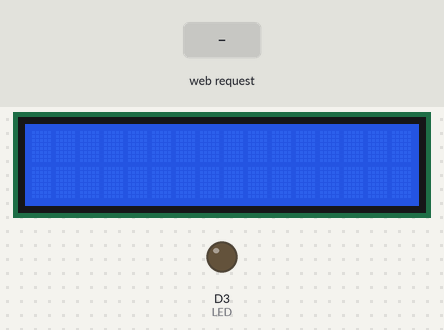
This sketch was run on a simulated ESP8266 (NodeMCU). On the bench: 16×2 character LCD, output pins drawn as LEDs (lit = HIGH). The test bench sets the inputs (shaded band). WiFi joins after 1.5 s; servers stay silent unless stated; what the sketch prints to the serial monitor is not drawn.

Above: at 2.7 s.
2.8 s: HTTP request GET /LED=ON received
At 3.9 s:
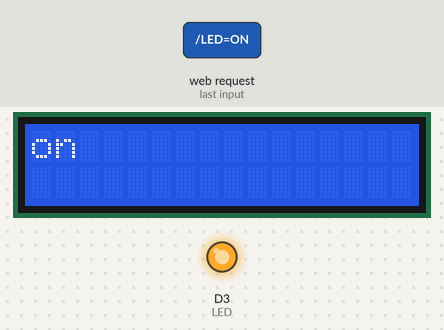
5.0 s: HTTP request GET /LED=OFF received
At 6.7 s:
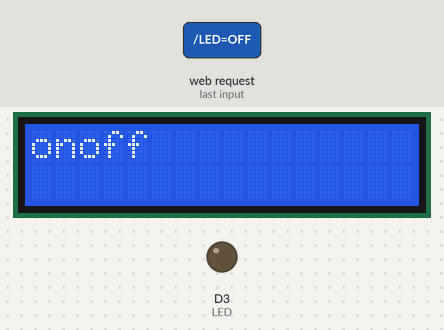
7.0 s: HTTP request GET /LED=ON received
At 8.5 s:
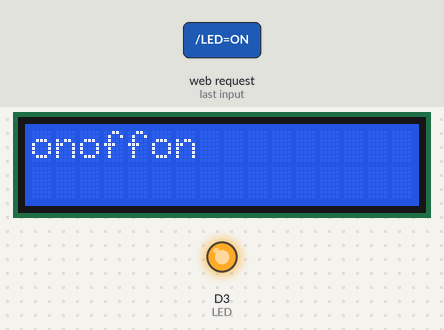
9.0 s: HTTP request GET /LED=OFF received
At 10.2 s:
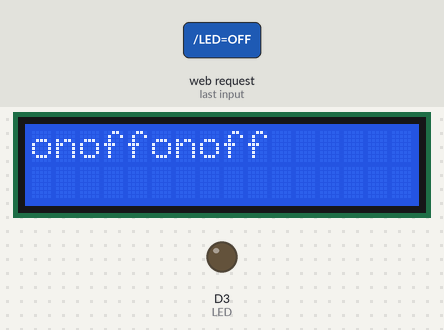
11.0 s: HTTP request GET /LED=ON received
At 11.9 s:
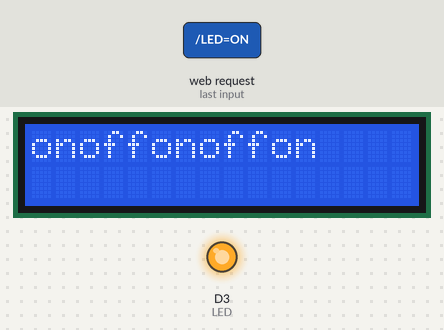
13.0 s: HTTP request GET /LED=OFF received
At 14.8 s:
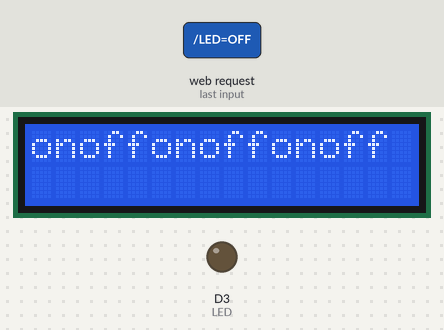
Timing chart, 0 to 16.0 s (numbered marks = the images above; inputs shaded):
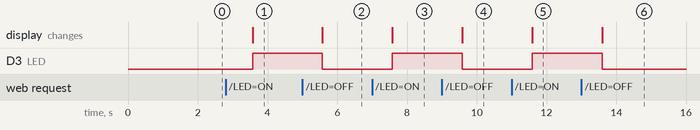

The sketch:

node_mcu_app_led.ino
```cpp
#include <ESP8266WiFi.h>
#include <LiquidCrystal.h>
int COUNT=0;
const int rs = D1, en = D2, d4 = D4, d5 = D5, d6 = D6, d7 = D7,LED=D3;
LiquidCrystal lcd(rs, en, d4, d5, d6, d7);
const char* ssid = "Pantech Thillainagar";    //  Your Wi-Fi Name
const char* password = "pantechtry";   // Wi-Fi Password
int inputLength = 0;
char inputArray[31];

WiFiServer server(80); // server 80 used for Input-Output purpose

 void setup()
{
  pinMode(LED,OUTPUT);
  Serial.begin(115200); //Default Baudrate
  lcd.begin(16, 2);

  Serial.print("Connecting to the Newtork");
  WiFi.begin(ssid, password);  //connect to wifi

    while (WiFi.status() != WL_CONNECTED)
    {
    delay(500);
    Serial.print(".");
  }
  Serial.println("WiFi connected");
  server.begin();  // Starts the Server
  Serial.println("Server started");
  Serial.print("IP Address of network: "); // will IP address on Serial Monitor
  Serial.println(WiFi.localIP());

  Serial.println("/");
}

void loop()
{
  String inc = Serial.readStringUntil('\n'); //reads the first line of request

  int b=inc.toInt();
  Serial.println(b);

  WiFiClient client = server.available();
  if (!client)
  {
    return;
  }
 // Serial.println("Waiting for new client");
  while(!client.available())
  {
    delay(1);
  }
  String request = client.readStringUntil('\n'); //reads the first line of request
  Serial.println(request);
   //Serial.println(request.indexOf());
  client.flush(); //erase other lines
  int value = LOW;
  if(request.indexOf("/LED=ON") != -1)
  {
    lcd.print("on");
    digitalWrite(LED, HIGH); // Turn LED ON
    value = HIGH;
  }
  if(request.indexOf("/LED=OFF") != -1)
  {
    lcd.print("off");
    digitalWrite(LED, LOW); // Turn LED OFF
    value = LOW;
       }
}
```

Measured:
- after the input at 2.8 s, D3 (LED): LOW → HIGH after 0.77 s; the display: changes after 0.77 s (image 1)
- after the input at 5.0 s, D3 (LED): HIGH → LOW after 0.57 s; the display: changes after 0.57 s (image 2)
- after the input at 7.0 s, D3 (LED): LOW → HIGH after 0.58 s; the display: changes after 0.58 s (image 3)
- after the input at 9.0 s, D3 (LED): HIGH → LOW after 0.58 s; the display: changes after 0.58 s (image 4)
- after the input at 11.0 s, D3 (LED): LOW → HIGH after 0.59 s; the display: changes after 0.59 s (image 5)
- after the input at 13.0 s, D3 (LED): HIGH → LOW after 0.59 s; the display: changes after 0.59 s (image 6)
